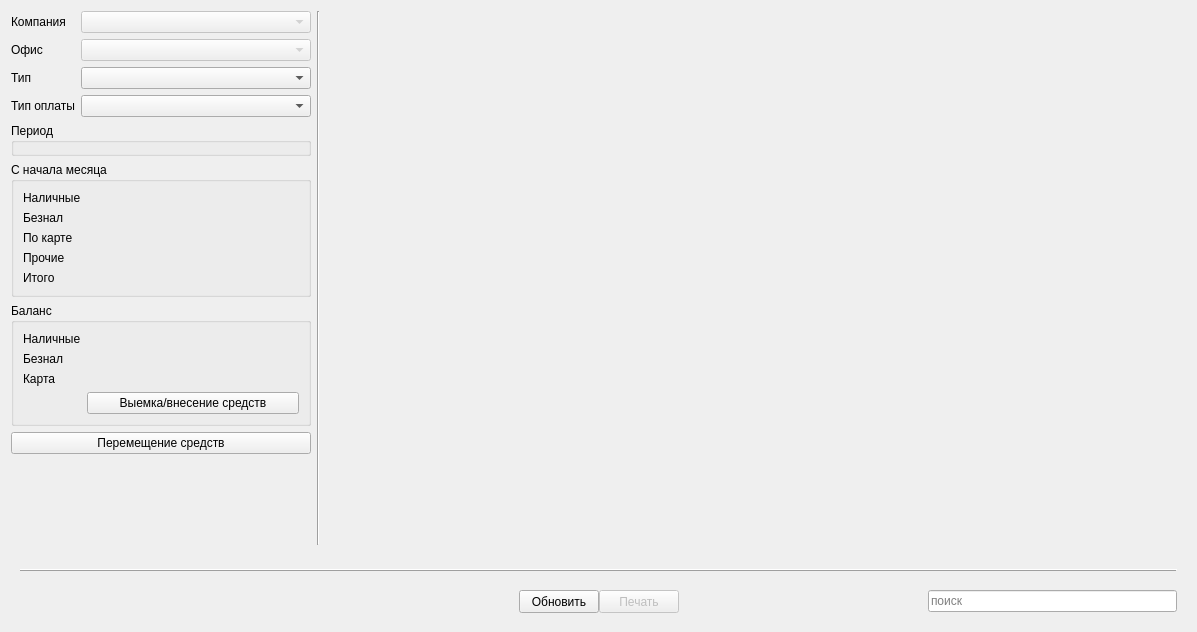
<?xml version="1.0" encoding="UTF-8"?>
<ui version="4.0">
 <class>tabCashbox</class>
 <widget class="QWidget" name="tabCashbox">
  <property name="geometry">
   <rect>
    <x>0</x>
    <y>0</y>
    <width>1197</width>
    <height>632</height>
   </rect>
  </property>
  <property name="windowTitle">
   <string>Form</string>
  </property>
  <layout class="QGridLayout" name="gridLayout_2" columnstretch="0,0,1" columnminimumwidth="300,0,0">
   <item row="0" column="0">
    <layout class="QFormLayout" name="formLayout_2">
     <item row="8" column="0" colspan="2">
      <spacer name="verticalSpacer">
       <property name="orientation">
        <enum>Qt::Vertical</enum>
       </property>
       <property name="sizeHint" stdset="0">
        <size>
         <width>20</width>
         <height>40</height>
        </size>
       </property>
      </spacer>
     </item>
     <item row="0" column="0">
      <widget class="QLabel" name="labelCompany">
       <property name="text">
        <string>Компания</string>
       </property>
      </widget>
     </item>
     <item row="1" column="0">
      <widget class="QLabel" name="labelOffice">
       <property name="text">
        <string>Офис</string>
       </property>
      </widget>
     </item>
     <item row="2" column="0">
      <widget class="QLabel" name="labelType">
       <property name="text">
        <string>Тип</string>
       </property>
      </widget>
     </item>
     <item row="3" column="0">
      <widget class="QLabel" name="labelPaymentSystem">
       <property name="text">
        <string>Тип оплаты</string>
       </property>
      </widget>
     </item>
     <item row="0" column="1">
      <widget class="QComboBox" name="comboBoxCompany">
       <property name="enabled">
        <bool>false</bool>
       </property>
      </widget>
     </item>
     <item row="1" column="1">
      <widget class="SComboBox" name="comboBoxOffice">
       <property name="enabled">
        <bool>false</bool>
       </property>
      </widget>
     </item>
     <item row="2" column="1">
      <widget class="SComboBox" name="comboBoxType">
       <property name="enabled">
        <bool>true</bool>
       </property>
      </widget>
     </item>
     <item row="3" column="1">
      <widget class="SComboBox" name="comboBoxPaymentSystem">
       <property name="enabled">
        <bool>true</bool>
       </property>
      </widget>
     </item>
     <item row="4" column="0" colspan="2">
      <widget class="QGroupBox" name="groupBox">
       <property name="title">
        <string>Период</string>
       </property>
       <layout class="QGridLayout" name="gridLayout_3">
        <property name="leftMargin">
         <number>5</number>
        </property>
        <property name="topMargin">
         <number>5</number>
        </property>
        <property name="rightMargin">
         <number>5</number>
        </property>
        <property name="bottomMargin">
         <number>5</number>
        </property>
        <item row="0" column="0">
         <widget class="SPeriodSelector" name="widgetPeriodSelector" native="true"/>
        </item>
       </layout>
      </widget>
     </item>
     <item row="5" column="0" colspan="2">
      <widget class="QGroupBox" name="groupBoxMonthStat">
       <property name="sizePolicy">
        <sizepolicy hsizetype="Preferred" vsizetype="MinimumExpanding">
         <horstretch>0</horstretch>
         <verstretch>0</verstretch>
        </sizepolicy>
       </property>
       <property name="title">
        <string>С начала месяца</string>
       </property>
       <layout class="QGridLayout" name="gridLayout">
        <item row="0" column="0">
         <widget class="QLabel" name="labelMonthStatCash">
          <property name="text">
           <string>Наличные</string>
          </property>
         </widget>
        </item>
        <item row="0" column="1">
         <widget class="QLabel" name="labelMonthStatCashReceiptsAmount">
          <property name="palette">
           <palette>
            <active>
             <colorrole role="WindowText">
              <brush brushstyle="SolidPattern">
               <color alpha="255">
                <red>0</red>
                <green>108</green>
                <blue>0</blue>
               </color>
              </brush>
             </colorrole>
            </active>
            <inactive>
             <colorrole role="WindowText">
              <brush brushstyle="SolidPattern">
               <color alpha="255">
                <red>0</red>
                <green>108</green>
                <blue>0</blue>
               </color>
              </brush>
             </colorrole>
            </inactive>
            <disabled/>
           </palette>
          </property>
          <property name="font">
           <font>
            <pointsize>9</pointsize>
            <bold>true</bold>
           </font>
          </property>
          <property name="text">
           <string>&lt;value&gt;</string>
          </property>
          <property name="textFormat">
           <enum>Qt::AutoText</enum>
          </property>
          <property name="alignment">
           <set>Qt::AlignRight|Qt::AlignTrailing|Qt::AlignVCenter</set>
          </property>
          <property name="textInteractionFlags">
           <set>Qt::LinksAccessibleByMouse|Qt::TextSelectableByMouse</set>
          </property>
         </widget>
        </item>
        <item row="0" column="2">
         <widget class="QLabel" name="labelMonthStatCashExpendituresAmount">
          <property name="palette">
           <palette>
            <active>
             <colorrole role="WindowText">
              <brush brushstyle="SolidPattern">
               <color alpha="255">
                <red>170</red>
                <green>0</green>
                <blue>0</blue>
               </color>
              </brush>
             </colorrole>
            </active>
            <inactive>
             <colorrole role="WindowText">
              <brush brushstyle="SolidPattern">
               <color alpha="255">
                <red>170</red>
                <green>0</green>
                <blue>0</blue>
               </color>
              </brush>
             </colorrole>
            </inactive>
            <disabled/>
           </palette>
          </property>
          <property name="font">
           <font>
            <pointsize>9</pointsize>
            <bold>true</bold>
           </font>
          </property>
          <property name="text">
           <string>&lt;value&gt;</string>
          </property>
          <property name="alignment">
           <set>Qt::AlignRight|Qt::AlignTrailing|Qt::AlignVCenter</set>
          </property>
          <property name="textInteractionFlags">
           <set>Qt::LinksAccessibleByMouse|Qt::TextSelectableByMouse</set>
          </property>
         </widget>
        </item>
        <item row="0" column="3">
         <widget class="QLabel" name="labelMonthStatCashBalance">
          <property name="font">
           <font>
            <pointsize>9</pointsize>
            <bold>true</bold>
           </font>
          </property>
          <property name="text">
           <string>&lt;value&gt;</string>
          </property>
          <property name="alignment">
           <set>Qt::AlignRight|Qt::AlignTrailing|Qt::AlignVCenter</set>
          </property>
          <property name="textInteractionFlags">
           <set>Qt::LinksAccessibleByMouse|Qt::TextSelectableByMouse</set>
          </property>
         </widget>
        </item>
        <item row="1" column="0">
         <widget class="QLabel" name="labelMonthStatCashless">
          <property name="text">
           <string>Безнал</string>
          </property>
         </widget>
        </item>
        <item row="1" column="1">
         <widget class="QLabel" name="labelMonthStatCashlessReceiptsAmount">
          <property name="palette">
           <palette>
            <active>
             <colorrole role="WindowText">
              <brush brushstyle="SolidPattern">
               <color alpha="255">
                <red>0</red>
                <green>108</green>
                <blue>0</blue>
               </color>
              </brush>
             </colorrole>
            </active>
            <inactive>
             <colorrole role="WindowText">
              <brush brushstyle="SolidPattern">
               <color alpha="255">
                <red>0</red>
                <green>108</green>
                <blue>0</blue>
               </color>
              </brush>
             </colorrole>
            </inactive>
            <disabled/>
           </palette>
          </property>
          <property name="font">
           <font>
            <pointsize>9</pointsize>
            <bold>true</bold>
           </font>
          </property>
          <property name="text">
           <string>&lt;value&gt;</string>
          </property>
          <property name="textFormat">
           <enum>Qt::AutoText</enum>
          </property>
          <property name="alignment">
           <set>Qt::AlignRight|Qt::AlignTrailing|Qt::AlignVCenter</set>
          </property>
          <property name="textInteractionFlags">
           <set>Qt::LinksAccessibleByMouse|Qt::TextSelectableByMouse</set>
          </property>
         </widget>
        </item>
        <item row="1" column="2">
         <widget class="QLabel" name="labelMonthStatCashlessExpendituresAmount">
          <property name="palette">
           <palette>
            <active>
             <colorrole role="WindowText">
              <brush brushstyle="SolidPattern">
               <color alpha="255">
                <red>170</red>
                <green>0</green>
                <blue>0</blue>
               </color>
              </brush>
             </colorrole>
            </active>
            <inactive>
             <colorrole role="WindowText">
              <brush brushstyle="SolidPattern">
               <color alpha="255">
                <red>170</red>
                <green>0</green>
                <blue>0</blue>
               </color>
              </brush>
             </colorrole>
            </inactive>
            <disabled/>
           </palette>
          </property>
          <property name="font">
           <font>
            <pointsize>9</pointsize>
            <bold>true</bold>
           </font>
          </property>
          <property name="text">
           <string>&lt;value&gt;</string>
          </property>
          <property name="alignment">
           <set>Qt::AlignRight|Qt::AlignTrailing|Qt::AlignVCenter</set>
          </property>
          <property name="textInteractionFlags">
           <set>Qt::LinksAccessibleByMouse|Qt::TextSelectableByMouse</set>
          </property>
         </widget>
        </item>
        <item row="1" column="3">
         <widget class="QLabel" name="labelMonthStatCashlessBalance">
          <property name="font">
           <font>
            <pointsize>9</pointsize>
            <bold>true</bold>
           </font>
          </property>
          <property name="text">
           <string>&lt;value&gt;</string>
          </property>
          <property name="alignment">
           <set>Qt::AlignRight|Qt::AlignTrailing|Qt::AlignVCenter</set>
          </property>
          <property name="textInteractionFlags">
           <set>Qt::LinksAccessibleByMouse|Qt::TextSelectableByMouse</set>
          </property>
         </widget>
        </item>
        <item row="2" column="0">
         <widget class="QLabel" name="labelMonthStatCard">
          <property name="text">
           <string>По карте</string>
          </property>
         </widget>
        </item>
        <item row="2" column="1">
         <widget class="QLabel" name="labelMonthStatCardReceiptsAmount">
          <property name="palette">
           <palette>
            <active>
             <colorrole role="WindowText">
              <brush brushstyle="SolidPattern">
               <color alpha="255">
                <red>0</red>
                <green>108</green>
                <blue>0</blue>
               </color>
              </brush>
             </colorrole>
            </active>
            <inactive>
             <colorrole role="WindowText">
              <brush brushstyle="SolidPattern">
               <color alpha="255">
                <red>0</red>
                <green>108</green>
                <blue>0</blue>
               </color>
              </brush>
             </colorrole>
            </inactive>
            <disabled/>
           </palette>
          </property>
          <property name="font">
           <font>
            <pointsize>9</pointsize>
            <bold>true</bold>
           </font>
          </property>
          <property name="text">
           <string>&lt;value&gt;</string>
          </property>
          <property name="textFormat">
           <enum>Qt::AutoText</enum>
          </property>
          <property name="alignment">
           <set>Qt::AlignRight|Qt::AlignTrailing|Qt::AlignVCenter</set>
          </property>
          <property name="textInteractionFlags">
           <set>Qt::LinksAccessibleByMouse|Qt::TextSelectableByMouse</set>
          </property>
         </widget>
        </item>
        <item row="2" column="2">
         <widget class="QLabel" name="labelMonthStatCardExpendituresAmount">
          <property name="palette">
           <palette>
            <active>
             <colorrole role="WindowText">
              <brush brushstyle="SolidPattern">
               <color alpha="255">
                <red>170</red>
                <green>0</green>
                <blue>0</blue>
               </color>
              </brush>
             </colorrole>
            </active>
            <inactive>
             <colorrole role="WindowText">
              <brush brushstyle="SolidPattern">
               <color alpha="255">
                <red>170</red>
                <green>0</green>
                <blue>0</blue>
               </color>
              </brush>
             </colorrole>
            </inactive>
            <disabled/>
           </palette>
          </property>
          <property name="font">
           <font>
            <pointsize>9</pointsize>
            <bold>true</bold>
           </font>
          </property>
          <property name="text">
           <string>&lt;value&gt;</string>
          </property>
          <property name="alignment">
           <set>Qt::AlignRight|Qt::AlignTrailing|Qt::AlignVCenter</set>
          </property>
          <property name="textInteractionFlags">
           <set>Qt::LinksAccessibleByMouse|Qt::TextSelectableByMouse</set>
          </property>
         </widget>
        </item>
        <item row="2" column="3">
         <widget class="QLabel" name="labelMonthStatCardBalance">
          <property name="font">
           <font>
            <pointsize>9</pointsize>
            <bold>true</bold>
           </font>
          </property>
          <property name="text">
           <string>&lt;value&gt;</string>
          </property>
          <property name="alignment">
           <set>Qt::AlignRight|Qt::AlignTrailing|Qt::AlignVCenter</set>
          </property>
          <property name="textInteractionFlags">
           <set>Qt::LinksAccessibleByMouse|Qt::TextSelectableByMouse</set>
          </property>
         </widget>
        </item>
        <item row="3" column="0">
         <widget class="QLabel" name="labelMonthStatOther">
          <property name="text">
           <string>Прочие</string>
          </property>
         </widget>
        </item>
        <item row="3" column="1">
         <widget class="QLabel" name="labelMonthStatOtherReceiptsAmount">
          <property name="palette">
           <palette>
            <active>
             <colorrole role="WindowText">
              <brush brushstyle="SolidPattern">
               <color alpha="255">
                <red>0</red>
                <green>108</green>
                <blue>0</blue>
               </color>
              </brush>
             </colorrole>
            </active>
            <inactive>
             <colorrole role="WindowText">
              <brush brushstyle="SolidPattern">
               <color alpha="255">
                <red>0</red>
                <green>108</green>
                <blue>0</blue>
               </color>
              </brush>
             </colorrole>
            </inactive>
            <disabled/>
           </palette>
          </property>
          <property name="font">
           <font>
            <pointsize>9</pointsize>
            <bold>true</bold>
           </font>
          </property>
          <property name="text">
           <string>&lt;value&gt;</string>
          </property>
          <property name="textFormat">
           <enum>Qt::AutoText</enum>
          </property>
          <property name="alignment">
           <set>Qt::AlignRight|Qt::AlignTrailing|Qt::AlignVCenter</set>
          </property>
          <property name="textInteractionFlags">
           <set>Qt::LinksAccessibleByMouse|Qt::TextSelectableByMouse</set>
          </property>
         </widget>
        </item>
        <item row="3" column="2">
         <widget class="QLabel" name="labelMonthStatOtherExpendituresAmount">
          <property name="palette">
           <palette>
            <active>
             <colorrole role="WindowText">
              <brush brushstyle="SolidPattern">
               <color alpha="255">
                <red>170</red>
                <green>0</green>
                <blue>0</blue>
               </color>
              </brush>
             </colorrole>
            </active>
            <inactive>
             <colorrole role="WindowText">
              <brush brushstyle="SolidPattern">
               <color alpha="255">
                <red>170</red>
                <green>0</green>
                <blue>0</blue>
               </color>
              </brush>
             </colorrole>
            </inactive>
            <disabled/>
           </palette>
          </property>
          <property name="font">
           <font>
            <pointsize>9</pointsize>
            <bold>true</bold>
           </font>
          </property>
          <property name="text">
           <string>&lt;value&gt;</string>
          </property>
          <property name="alignment">
           <set>Qt::AlignRight|Qt::AlignTrailing|Qt::AlignVCenter</set>
          </property>
          <property name="textInteractionFlags">
           <set>Qt::LinksAccessibleByMouse|Qt::TextSelectableByMouse</set>
          </property>
         </widget>
        </item>
        <item row="3" column="3">
         <widget class="QLabel" name="labelMonthStatOtherBalance">
          <property name="font">
           <font>
            <pointsize>9</pointsize>
            <bold>true</bold>
           </font>
          </property>
          <property name="text">
           <string>&lt;value&gt;</string>
          </property>
          <property name="alignment">
           <set>Qt::AlignRight|Qt::AlignTrailing|Qt::AlignVCenter</set>
          </property>
          <property name="textInteractionFlags">
           <set>Qt::LinksAccessibleByMouse|Qt::TextSelectableByMouse</set>
          </property>
         </widget>
        </item>
        <item row="4" column="0">
         <widget class="QLabel" name="labelMonthStatTotal">
          <property name="text">
           <string>Итого</string>
          </property>
         </widget>
        </item>
        <item row="4" column="1">
         <widget class="QLabel" name="labelMonthStatTotalReceiptsAmount">
          <property name="palette">
           <palette>
            <active>
             <colorrole role="WindowText">
              <brush brushstyle="SolidPattern">
               <color alpha="255">
                <red>0</red>
                <green>108</green>
                <blue>0</blue>
               </color>
              </brush>
             </colorrole>
            </active>
            <inactive>
             <colorrole role="WindowText">
              <brush brushstyle="SolidPattern">
               <color alpha="255">
                <red>0</red>
                <green>108</green>
                <blue>0</blue>
               </color>
              </brush>
             </colorrole>
            </inactive>
            <disabled/>
           </palette>
          </property>
          <property name="font">
           <font>
            <pointsize>9</pointsize>
            <bold>true</bold>
           </font>
          </property>
          <property name="text">
           <string>&lt;value&gt;</string>
          </property>
          <property name="textFormat">
           <enum>Qt::AutoText</enum>
          </property>
          <property name="alignment">
           <set>Qt::AlignRight|Qt::AlignTrailing|Qt::AlignVCenter</set>
          </property>
          <property name="textInteractionFlags">
           <set>Qt::LinksAccessibleByMouse|Qt::TextSelectableByMouse</set>
          </property>
         </widget>
        </item>
        <item row="4" column="2">
         <widget class="QLabel" name="labelMonthStatTotalExpendituresAmount">
          <property name="palette">
           <palette>
            <active>
             <colorrole role="WindowText">
              <brush brushstyle="SolidPattern">
               <color alpha="255">
                <red>170</red>
                <green>0</green>
                <blue>0</blue>
               </color>
              </brush>
             </colorrole>
            </active>
            <inactive>
             <colorrole role="WindowText">
              <brush brushstyle="SolidPattern">
               <color alpha="255">
                <red>170</red>
                <green>0</green>
                <blue>0</blue>
               </color>
              </brush>
             </colorrole>
            </inactive>
            <disabled/>
           </palette>
          </property>
          <property name="font">
           <font>
            <pointsize>9</pointsize>
            <bold>true</bold>
           </font>
          </property>
          <property name="text">
           <string>&lt;value&gt;</string>
          </property>
          <property name="alignment">
           <set>Qt::AlignRight|Qt::AlignTrailing|Qt::AlignVCenter</set>
          </property>
          <property name="textInteractionFlags">
           <set>Qt::LinksAccessibleByMouse|Qt::TextSelectableByMouse</set>
          </property>
         </widget>
        </item>
        <item row="4" column="3">
         <widget class="QLabel" name="labelMonthStatTotalBalance">
          <property name="font">
           <font>
            <pointsize>9</pointsize>
            <bold>true</bold>
           </font>
          </property>
          <property name="text">
           <string>&lt;value&gt;</string>
          </property>
          <property name="alignment">
           <set>Qt::AlignRight|Qt::AlignTrailing|Qt::AlignVCenter</set>
          </property>
          <property name="textInteractionFlags">
           <set>Qt::LinksAccessibleByMouse|Qt::TextSelectableByMouse</set>
          </property>
         </widget>
        </item>
       </layout>
      </widget>
     </item>
     <item row="6" column="0" colspan="2">
      <widget class="QGroupBox" name="groupBoxBalance">
       <property name="sizePolicy">
        <sizepolicy hsizetype="Preferred" vsizetype="MinimumExpanding">
         <horstretch>0</horstretch>
         <verstretch>0</verstretch>
        </sizepolicy>
       </property>
       <property name="title">
        <string>Баланс</string>
       </property>
       <layout class="QFormLayout" name="formLayout_3">
        <property name="formAlignment">
         <set>Qt::AlignRight|Qt::AlignTop|Qt::AlignTrailing</set>
        </property>
        <item row="0" column="0">
         <widget class="QLabel" name="labelBalanceCash">
          <property name="text">
           <string>Наличные</string>
          </property>
         </widget>
        </item>
        <item row="0" column="1">
         <widget class="QLabel" name="labelBalanceCashValue">
          <property name="font">
           <font>
            <pointsize>9</pointsize>
            <bold>true</bold>
           </font>
          </property>
          <property name="text">
           <string>&lt;value&gt;</string>
          </property>
          <property name="alignment">
           <set>Qt::AlignRight|Qt::AlignTrailing|Qt::AlignVCenter</set>
          </property>
          <property name="textInteractionFlags">
           <set>Qt::LinksAccessibleByMouse|Qt::TextSelectableByMouse</set>
          </property>
         </widget>
        </item>
        <item row="1" column="0">
         <widget class="QLabel" name="labelBalanceCashless">
          <property name="text">
           <string>Безнал</string>
          </property>
         </widget>
        </item>
        <item row="1" column="1">
         <widget class="QLabel" name="labelBalanceCashlessValue">
          <property name="font">
           <font>
            <pointsize>9</pointsize>
            <bold>true</bold>
           </font>
          </property>
          <property name="text">
           <string>&lt;value&gt;</string>
          </property>
          <property name="alignment">
           <set>Qt::AlignRight|Qt::AlignTrailing|Qt::AlignVCenter</set>
          </property>
          <property name="textInteractionFlags">
           <set>Qt::LinksAccessibleByMouse|Qt::TextSelectableByMouse</set>
          </property>
         </widget>
        </item>
        <item row="2" column="0">
         <widget class="QLabel" name="labelBalanceCard">
          <property name="text">
           <string>Карта</string>
          </property>
         </widget>
        </item>
        <item row="2" column="1">
         <widget class="QLabel" name="labelBalanceCardValue">
          <property name="font">
           <font>
            <pointsize>9</pointsize>
            <bold>true</bold>
           </font>
          </property>
          <property name="text">
           <string>&lt;value&gt;</string>
          </property>
          <property name="alignment">
           <set>Qt::AlignRight|Qt::AlignTrailing|Qt::AlignVCenter</set>
          </property>
          <property name="textInteractionFlags">
           <set>Qt::LinksAccessibleByMouse|Qt::TextSelectableByMouse</set>
          </property>
         </widget>
        </item>
        <item row="3" column="1">
         <widget class="QPushButton" name="pushButtonWithdrawDeposition">
          <property name="text">
           <string>Выемка/внесение средств</string>
          </property>
         </widget>
        </item>
       </layout>
      </widget>
     </item>
     <item row="7" column="0" colspan="2">
      <widget class="QPushButton" name="pushButtonMoveCash">
       <property name="text">
        <string>Перемещение средств</string>
       </property>
      </widget>
     </item>
    </layout>
   </item>
   <item row="0" column="1">
    <widget class="Line" name="line">
     <property name="orientation">
      <enum>Qt::Vertical</enum>
     </property>
    </widget>
   </item>
   <item row="0" column="2">
    <layout class="QVBoxLayout" name="verticalLayout">
     <item>
      <widget class="SCashboxWidget" name="cashboxWidget" native="true"/>
     </item>
    </layout>
   </item>
   <item row="1" column="0" colspan="3">
    <widget class="QWidget" name="botToolbar" native="true">
     <property name="sizePolicy">
      <sizepolicy hsizetype="Preferred" vsizetype="Minimum">
       <horstretch>0</horstretch>
       <verstretch>0</verstretch>
      </sizepolicy>
     </property>
     <property name="minimumSize">
      <size>
       <width>0</width>
       <height>70</height>
      </size>
     </property>
     <property name="contextMenuPolicy">
      <enum>Qt::NoContextMenu</enum>
     </property>
     <layout class="QGridLayout" name="gridLayout_5" rowstretch="0,0" rowminimumheight="0,23">
      <property name="sizeConstraint">
       <enum>QLayout::SetMaximumSize</enum>
      </property>
      <property name="verticalSpacing">
       <number>15</number>
      </property>
      <item row="0" column="0">
       <widget class="QFrame" name="frame">
        <property name="frameShape">
         <enum>QFrame::HLine</enum>
        </property>
        <property name="frameShadow">
         <enum>QFrame::Raised</enum>
        </property>
       </widget>
      </item>
      <item row="1" column="0">
       <layout class="QGridLayout" name="gridLayoutBot" columnstretch="0,0,0,0,0">
        <property name="sizeConstraint">
         <enum>QLayout::SetDefaultConstraint</enum>
        </property>
        <item row="0" column="2">
         <layout class="QGridLayout" name="CentralGridLayout">
          <property name="sizeConstraint">
           <enum>QLayout::SetDefaultConstraint</enum>
          </property>
          <item row="0" column="0">
           <widget class="QPushButton" name="pushButtonRefresh">
            <property name="enabled">
             <bool>true</bool>
            </property>
            <property name="sizePolicy">
             <sizepolicy hsizetype="Minimum" vsizetype="Fixed">
              <horstretch>0</horstretch>
              <verstretch>0</verstretch>
             </sizepolicy>
            </property>
            <property name="minimumSize">
             <size>
              <width>0</width>
              <height>23</height>
             </size>
            </property>
            <property name="text">
             <string>Обновить</string>
            </property>
           </widget>
          </item>
          <item row="0" column="4">
           <widget class="QPushButton" name="pushButtonPrint">
            <property name="enabled">
             <bool>false</bool>
            </property>
            <property name="sizePolicy">
             <sizepolicy hsizetype="Minimum" vsizetype="Fixed">
              <horstretch>0</horstretch>
              <verstretch>0</verstretch>
             </sizepolicy>
            </property>
            <property name="minimumSize">
             <size>
              <width>0</width>
              <height>23</height>
             </size>
            </property>
            <property name="text">
             <string>Печать</string>
            </property>
           </widget>
          </item>
         </layout>
        </item>
        <item row="0" column="4">
         <layout class="QGridLayout" name="RightGridLayout">
          <property name="sizeConstraint">
           <enum>QLayout::SetDefaultConstraint</enum>
          </property>
          <item row="0" column="0">
           <widget class="QLineEdit" name="lineEditSearch">
            <property name="enabled">
             <bool>true</bool>
            </property>
            <property name="placeholderText">
             <string>поиск</string>
            </property>
            <property name="clearButtonEnabled">
             <bool>true</bool>
            </property>
           </widget>
          </item>
         </layout>
        </item>
        <item row="0" column="3">
         <spacer name="horizontalSpacerRight">
          <property name="orientation">
           <enum>Qt::Horizontal</enum>
          </property>
          <property name="sizeType">
           <enum>QSizePolicy::Expanding</enum>
          </property>
          <property name="sizeHint" stdset="0">
           <size>
            <width>70</width>
            <height>20</height>
           </size>
          </property>
         </spacer>
        </item>
        <item row="0" column="0">
         <layout class="QGridLayout" name="LeftGridLayout" columnstretch="0">
          <property name="sizeConstraint">
           <enum>QLayout::SetDefaultConstraint</enum>
          </property>
          <item row="0" column="0">
           <spacer name="horizontalSpacer">
            <property name="orientation">
             <enum>Qt::Horizontal</enum>
            </property>
            <property name="sizeHint" stdset="0">
             <size>
              <width>40</width>
              <height>20</height>
             </size>
            </property>
           </spacer>
          </item>
         </layout>
        </item>
        <item row="0" column="1">
         <spacer name="horizontalSpacerLeft">
          <property name="orientation">
           <enum>Qt::Horizontal</enum>
          </property>
          <property name="sizeType">
           <enum>QSizePolicy::MinimumExpanding</enum>
          </property>
          <property name="sizeHint" stdset="0">
           <size>
            <width>70</width>
            <height>20</height>
           </size>
          </property>
         </spacer>
        </item>
       </layout>
      </item>
     </layout>
    </widget>
   </item>
  </layout>
 </widget>
 <customwidgets>
  <customwidget>
   <class>SComboBox</class>
   <extends>QComboBox</extends>
   <header location="global">SComboBox</header>
  </customwidget>
  <customwidget>
   <class>SPeriodSelector</class>
   <extends>QWidget</extends>
   <header location="global">SPeriodSelector</header>
   <container>1</container>
  </customwidget>
  <customwidget>
   <class>SCashboxWidget</class>
   <extends>QWidget</extends>
   <header location="global">widgets/scashboxwidget.h</header>
   <container>1</container>
  </customwidget>
 </customwidgets>
 <tabstops>
  <tabstop>lineEditSearch</tabstop>
  <tabstop>pushButtonRefresh</tabstop>
  <tabstop>comboBoxCompany</tabstop>
  <tabstop>comboBoxOffice</tabstop>
  <tabstop>comboBoxType</tabstop>
  <tabstop>comboBoxPaymentSystem</tabstop>
  <tabstop>pushButtonWithdrawDeposition</tabstop>
  <tabstop>pushButtonMoveCash</tabstop>
  <tabstop>pushButtonPrint</tabstop>
 </tabstops>
 <resources/>
 <connections/>
</ui>
